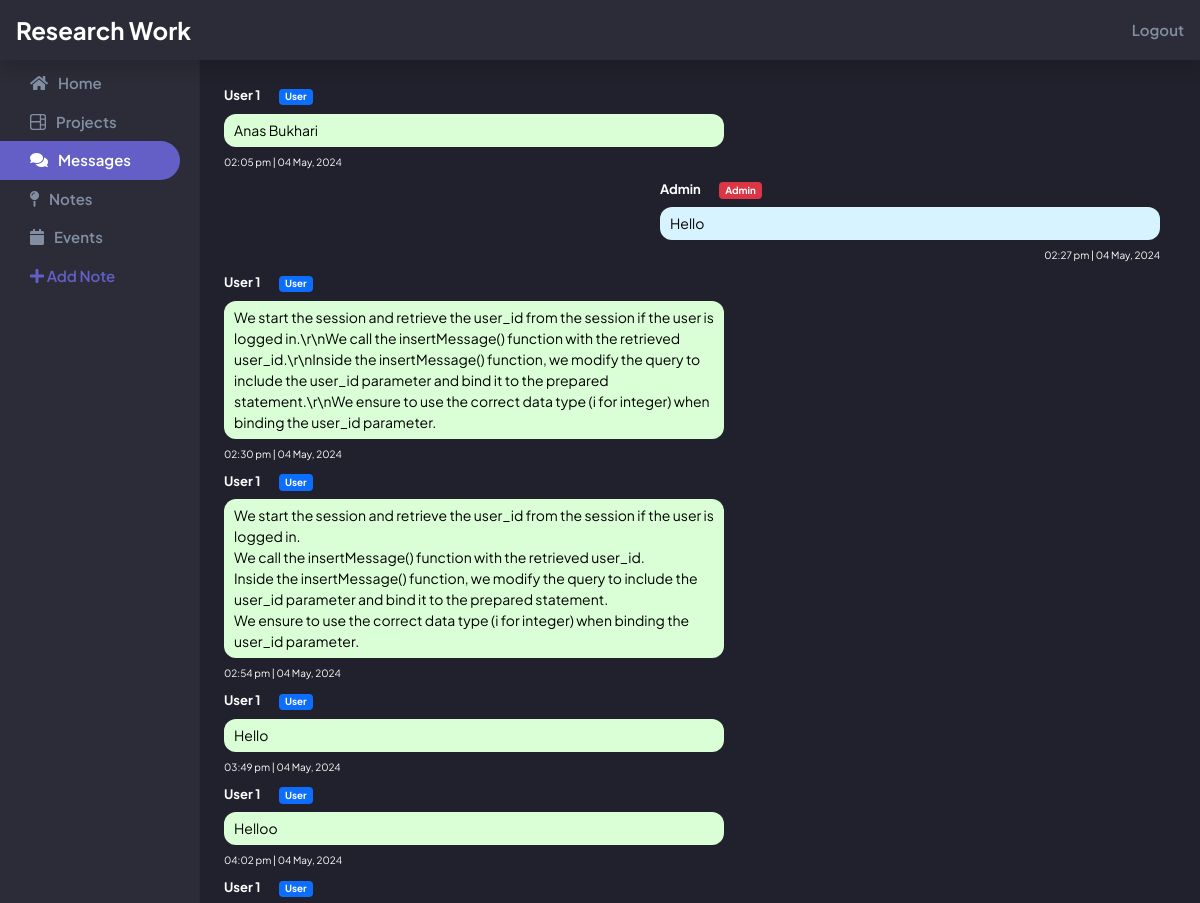
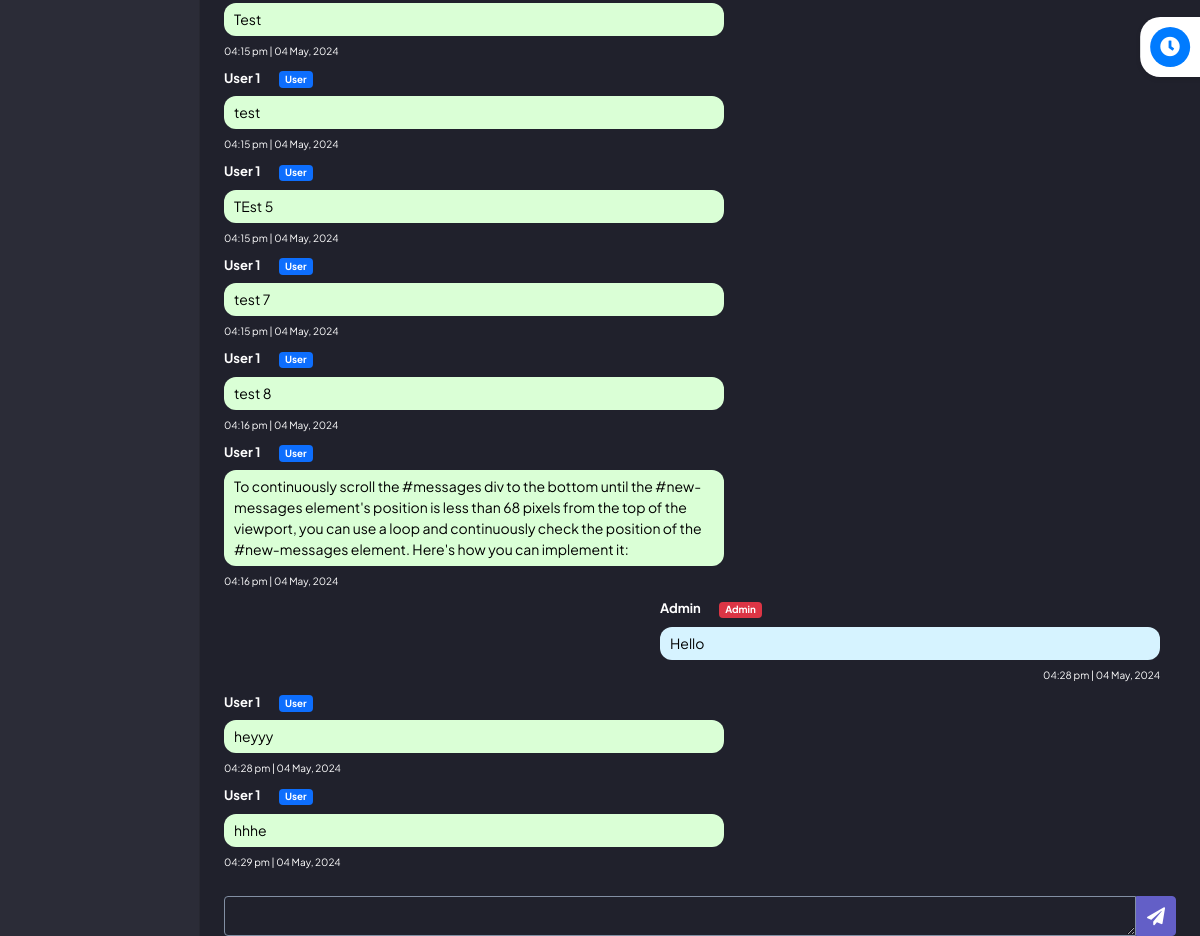
Screenshot of /messages.php (signed in) with the database file from the repository (2 pictures, top to bottom).
### tables this page shows
CREATE TABLE `messages` (
  `message_id` int NOT NULL,
  `user_id` int DEFAULT NULL,
  `message_text` text,
  `timestamp` timestamp NULL DEFAULT CURRENT_TIMESTAMP
);

CREATE TABLE `users` (
  `user_id` int NOT NULL,
  `name` varchar(100) NOT NULL,
  `email` varchar(100) NOT NULL,
  `password` varchar(100) NOT NULL,
  `role` varchar(5) NOT NULL DEFAULT 'user',
  `created_at` timestamp NULL DEFAULT CURRENT_TIMESTAMP
);

### functions.php (called while the page is built, shortened)
<?php
function getAllMessages()
{
    global $conn;
    $messages = array();
    $query = "SELECT * FROM messages";
    $result = $conn->query($query);
    if ($result) {
        while ($row = $result->fetch_assoc()) {
            $messages[] = $row;
        }
    } else {
        echo "Error: " . $conn->error;
    }
    return $messages;
}
function getUserById($user_id)
{
    global $conn;
    $query = "SELECT * FROM users WHERE user_id = ?";
    $stmt = $conn->prepare($query);
    $stmt->bind_param("i", $user_id);
    $stmt->execute();
    $result = $stmt->get_result();
    if ($result->num_rows == 1) {
        $user = $result->fetch_assoc();
        return $user;
    } else {
        return null;
    }
}
function readMessage($message_id)
{
    $user_id = $_SESSION['user_id'];
    global $conn;
    $sql = "INSERT message_read (`message_id`,`user_id`) VALUES ('$message_id','$user_id')";
    if ($conn->query($sql)) {
        return true;
    }
}
function countUnreadMessages()
{
    $messages = getAllMessages();
    $unreadCount = 0;
    return $unreadCount;
}

### messages.php (the view, shortened to what this page needs)
<?php
require_once './db_conn.php';
require './functions.php';
$user_id = $_SESSION['user_id'];
$page = 'messages';
?>
<!doctype html>
<html lang="en">
    <head>
        <link rel="stylesheet" href="./assets/css/bootstrap.min.css">
        <link rel="stylesheet" href="./assets/fontawesome/css/all.css">
        <link rel="stylesheet" href="./assets/css/style.css">
    </head>
    <body>
        <?php include './header.php'; ?>
        <div class="container-fluid">
            <div class="row">
                <?php include './sidebar.php'; ?>
                <main class="col-md-9 ms-sm-auto col-lg-10 px-md-4">
                    <div class="chat-container">
                        <div class="messages py-3" id="messages">
                            <?php
                            $messages = getAllMessages();
                            if (!empty($messages)) {
                                foreach ($messages as $message) {
                                    $user = getUserById($message['user_id']);
                                    ?>
                                    <div class="message">
                                        <div
                                            class="message-box <?php echo $user['user_id'] == $user_id ? 'sender' : 'receiver'; ?>">
                                            <div class="message-header">
                                                <span class="fw-bold"><?php echo $user['name']; ?></span>
                                                <?php echo $user['role'] == 'admin' ? '<span class="badge ms-3 fs-8 bg-danger">Admin</span>' : '<span class="badge ms-3 fs-8 bg-primary">User</span>'; ?>
                                            </div>
                                            <div class="message-text my-2">
                                                <p class="mb-0"><?php echo nl2br($message['message_text']) ?></p>
                                            </div>
                                            <div class="message-footer">
                                                <span><?php echo date('h:i a  |  d M, Y', strtotime($message['timestamp'])); ?></span>
                                            </div>
                                        </div>
                                    </div>
                                    <?php
                                }
                            } else {
                                ?>
                                <p class="text-center">No messages yet!</p>
                                <?php
                            }
                            ?>
                        </div>
                        <form action="" method="post" class="d-flex message-form needs-validation" novalidate>
                            <textarea name="message" required id="message"
                                class="form-control message-input bg-transparent"></textarea>
                            <button type="submit" class="btn btn-primary send-btn"><i
                                    class="fa fa-paper-plane fs-18"></i></button>
                        </form>
                    </div>
                </main>
            </div>
        </div>
        <?php
        include './essentials.php';
        ?>
    </body>
</html>

### header.php (shortened to what this page needs)
<header class="navbar sticky-top bg-primary flex-md-nowrap p-0 shadow">
    <a class="navbar-brand col-md-3 col-lg-2 me-0 px-3 fw-bold text-white" href="./index.php">Research Work</a>
    <div class="navbar-nav flex-row gap-1 align-items-center">
        <div class="nav-item text-nowrap">
            <a class="nav-link px-3" href="./logout.php">Logout</a>
        </div>
    </div>
</header>

### sidebar.php (shortened to what this page needs)
<nav id="sidebarMenu" class="col-md-3 col-lg-2 d-md-block sidebar collapse">
    <div class="position-sticky pt-3">
        <ul class="nav flex-column">
            <li class="nav-item">
                <a board-order="<?php echo $board['board_order']; ?>"
                    class="nav-link <?php echo $active = ($page == 'home') ? 'active' : '' ?>" href="./index.php">
                    <i class="fa fa-home"></i>
                    <span>Home</span>
                </a>
            </li>
            <li class="nav-item">
                <a class="nav-link <?php echo $active = ($page == 'projects' || $page == 'tasks') ? 'active' : '' ?>" href="./projects.php">
                    <span>Projects</span>
                </a>
            </li>
            <li class="nav-item">
                <a class="nav-link <?php echo $active = ($page == 'messages') ? 'active' : '' ?>" href="./messages.php">
                    <i class="fa fa-comments"></i>
                    <span>Messages</span>
                    <?php echo $unread = (countUnreadMessages() > 0) ? '<span class="badge bg-danger rounded-circle">' . countUnreadMessages() . '</span>' : '' ?>
                </a>
            </li>
            <li class="nav-item">
                <a class="nav-link <?php echo $active = ($page == 'notes') ? 'active' : '' ?>" href="./notes.php">
                    <i class="fa fa-map-pin"></i>
                    <span>Notes</span>
                </a>
            </li>
            <li class="nav-item">
                <a class="nav-link <?php echo $active = ($page == 'events') ? 'active' : '' ?>" href="./events.php">
                    <i class="fa fa-calendar"></i>
                    <span>Events</span>
                </a>
            </li>
        </ul>
        <ul class="nav flex-column">
            <li class="nav-item">
                <a class="nav-link add-link" href="#" data-bs-toggle="modal" data-bs-target="#addNoteModal">
                    <span><i class="fa fa-plus"></i> Add Note</span>
                </a>
            </li>
        </ul>
    </div>
</nav>

### essentials.php (shortened to what this page needs)
<div class="position-fixed top-0 end-0 p-3 toast-container" style="z-index: 999999">
</div>
<div class="timer-container">
    <button class="timer-button" onclick="toggleTimer()">
        <i class="fas fa-clock timer-icon"></i>
    </button>
    <div class="timer-body">
    </div>
</div>

### assets/css/style.css (style rules this page uses)
:root { --light-dark: #2b2c37; --dark: #20212C; --grey: #828FA3; --purple: #635FC7; --purple-hover: #a8a4ff; }
body { font-family: 'Plus Jakarta Sans', sans-serif; background-color: var(--dark); }
.sidebar { position: fixed; top: 0; bottom: 0; left: 0; z-index: 100; padding: 48px 0 0; box-shadow: inset -1px 0 0 rgba(0, 0, 0, .1); }
.sidebar .nav-link { font-weight: 500; color: #333; }
.sidebar .nav-link.active { color: #2470dc; }
.navbar-brand { padding-top: .75rem; padding-bottom: .75rem; font-size: 1.5rem; }
.navbar, .sidebar { background-color: var(--light-dark) !important; }
main { color: var(--grey); }
.nav-link { display: flex; align-items: center; gap: 10px; color: var(--grey) !important; font-size: 15px; font-weight: 600 !important; fill: var(--grey); padding-left: 30px; border-radius: 0 999px 999px 0; }
.nav-link svg { fill: inherit; }
.nav-link.active { background-color: var(--purple); color: #fff !important; fill: #fff; }
.nav { padding-right: 20px; }
.nav-link i { font-size: 16px; }
.add-link, .add-link:hover { color: var(--purple) !important; fill: var(--purple) !important; background-color: transparent !important; }
.btn { background-color: var(--purple) !important; border-color: var(--purple) !important; color: #fff; font-weight: 700; display: flex; font-size: 15px !important; align-items: center; justify-content: center; gap: 5px; padding: 14px 24px; border-radius: 999px !important; line-height: 100%; }
.form-control { color: #fff !important; border-color: var(--grey); }
.form-control::placeholder { color: var(--grey); }
.chat-container { height: calc(100vh - 60px); display: flex; flex-direction: column; }
.messages { flex-grow: 1; max-height: calc(100vh - 40px); overflow: auto; padding-right: 16px; }
.message-form .send-btn { font-size: 18px !important; padding: 10px !important; border-radius: 0 0.25rem 0.25rem 0 !important; }
.message-form .message-input { max-height: 40px !important; border-radius: 0.25rem 0 0 0.25rem !important; }
.message-header { font-size: 13px; color: #fff; }
.message-footer { color: #fff; font-size: 10px; }
.message-box { margin: 10px 0; width: 500px; max-width: 100%; }
.sender .message-text { background-color: rgb(214, 243, 255); color: #000; }
.receiver .message-text { background-color: rgb(218, 255, 214); color: #000; }
.message-text { border-radius: 12px; padding: 6px 10px; font-size: 14px; }
.sender .message-footer { text-align: right; }
.sender.message-box { margin-left: auto; }
.receiver.message-box { margin-right: auto; }
.timer-container { position: fixed; top: 50%; right: 0; transform: translateY(-50%); background-color: #fff; padding: 10px 0 10px 10px; border-radius: 20px 0 0 20px; box-shadow: 0px 2px 5px rgba(0, 0, 0, 0.1); z-index: 9999; width: fit-content !important; display: flex; align-items: center; transform: translateX(calc(100% - 60px)); transition: transform 0.5s ease-in-out; }
.timer-button { background-color: #007bff; color: #fff; border: none; border-radius: 50%; width: 40px; height: 40px; display: flex; align-items: center; justify-content: center; cursor: pointer; transition: background-color 0.3s ease-in-out; }
.timer-icon { font-size: 20px; }
.timer-body { padding: 0 10px; }
.timer-body { display: flex; flex-direction: column; align-items: center; justify-content: center; }

### rows the page displays
messages: user.name "User 1", message_text "Anas Bukhari", timestamp "02:05 pm | 04 May, 2024"
messages: user.name "Admin", message_text "Hello", timestamp "02:27 pm | 04 May, 2024"
messages: user.name "User 1", message_text "We start the session and retrieve the user_id from the session if the user is logged in.\\r\\nWe call the insertMessage() function with the retrieved user_id.\\r\\nInside the insertMessage() function, we modify the query to include the user_id parameter and bind it to the prepared statement.\\r\\nWe ensure to use the correct data type (i for integer) when binding the user_id parameter.", timestamp "02:30 pm | 04 May, 2024"
messages: user.name "User 1", message_text "We start the session and retrieve the user_id from the session if the user is logged in. We call the insertMessage() function with the retrieved user_id. Inside the insertMessage() function, we modify the query to include the user_id parameter and bind it to the prepared statement. We ensure to use the correct data type (i for integer) when binding the user_id parameter.", timestamp "02:54 pm | 04 May, 2024"
messages: user.name "User 1", message_text "Hello", timestamp "03:49 pm | 04 May, 2024"
messages: user.name "User 1", message_text "Helloo", timestamp "04:02 pm | 04 May, 2024"
messages: user.name "User 1", message_text "Test", timestamp "04:15 pm | 04 May, 2024"
messages: user.name "User 1", message_text "test", timestamp "04:15 pm | 04 May, 2024"
messages: user.name "User 1", message_text "TEst 5", timestamp "04:15 pm | 04 May, 2024"
messages: user.name "User 1", message_text "test 7", timestamp "04:15 pm | 04 May, 2024"
messages: user.name "User 1", message_text "test 8", timestamp "04:16 pm | 04 May, 2024"
messages: user.name "User 1", message_text "To continuously scroll the #messages div to the bottom until the #new-messages element's position is less than 68 pixels from the top of the viewport, you can use a loop and continuously check the position of the #new-messages element. Here's how you can implement it:", timestamp "04:16 pm | 04 May, 2024"
messages: user.name "Admin", message_text "Hello", timestamp "04:28 pm | 04 May, 2024"
messages: user.name "User 1", message_text "heyyy", timestamp "04:28 pm | 04 May, 2024"
messages: user.name "User 1", message_text "hhhe", timestamp "04:29 pm | 04 May, 2024"
